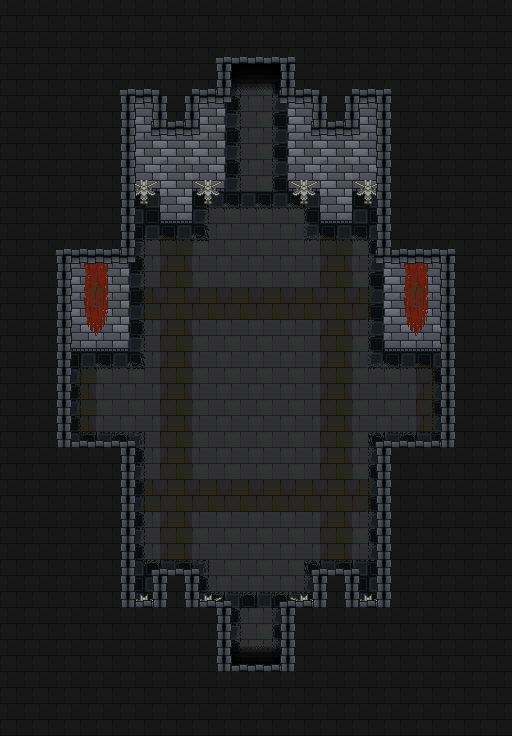

Below is a game level as drawn by its tile map, then a one-line description and the .tmx that defines it (tile-layer data replaced by summaries):
An orthogonal 16x23 tile map with 32x32 px tiles, 10 tile layers (floor1, floor2, floor3, wall1, ...), 1 hidden layer not drawn, 4 tilesets and 38 objects (2x transition, 2x revealDrop, 2x hideDrop, 2x normsword, 2x normrapier, ...).

<map version="1.2" tiledversion="1.2.3" orientation="orthogonal" renderorder="right-down" width="16" height="23" tilewidth="32" tileheight="32" infinite="0" nextlayerid="47" nextobjectid="40">
 <tileset firstgid="1" source="castletileset.tsx" />
 <tileset firstgid="82" source="tileset.tsx" />
 <tileset firstgid="163" source="dungeonFeatures.tsx" />
 <tileset firstgid="263" source="chambertileset.tsx" />
 <layer id="31" name="floor1" width="16" height="23">
  <data>[368 cells, 128 non-empty, 3 distinct tile ids]</data>
 </layer>
 <layer id="32" name="floor2" width="16" height="23">
  <data>[368 cells, 54 non-empty, 4 distinct tile ids]</data>
 </layer>
 <layer id="33" name="floor3" width="16" height="23">
  <data>[368 cells, 20 non-empty, 8 distinct tile ids]</data>
 </layer>
 <layer id="34" name="wall1" width="16" height="23">
  <data>[368 cells, 42 non-empty, 6 distinct tile ids]</data>
 </layer>
 <layer id="35" name="wall2" width="16" height="23">
  <data>[368 cells, 0 non-empty, 0 distinct tile ids]</data>
 </layer>
 <layer id="36" name="wall3" width="16" height="23">
  <data>[368 cells, 20 non-empty, 8 distinct tile ids]</data>
 </layer>
 <layer id="37" name="ceiling1" width="16" height="23">
  <data>[368 cells, 240 non-empty, 7 distinct tile ids]</data>
 </layer>
 <layer id="38" name="ceiling2" width="16" height="23">
  <data>[368 cells, 46 non-empty, 3 distinct tile ids]</data>
 </layer>
 <layer id="39" name="ceiling3" width="16" height="23">
  <data>[368 cells, 84 non-empty, 2 distinct tile ids]</data>
 </layer>
 <layer id="40" name="ceiling4" width="16" height="23">
  <data>[368 cells, 9 non-empty, 2 distinct tile ids]</data>
 </layer>
 <layer id="41" name="dropceil1" width="16" height="23" visible="0">
  <data>[368 cells, 47 non-empty, 3 distinct tile ids]</data>
 </layer>
 <objectgroup id="42" name="blockall" visible="0">
  <object id="1" x="321.153" y="180.003" width="30.4923" height="34.4268" />
  <object id="2" x="288.693" y="64.4273" width="32.4595" height="115.576" />
  <object id="3" x="222.791" y="41.3122" width="65.9027" height="23.1151" />
  <object id="4" x="192.298" y="41.3122" width="30.4923" height="139.183" />
  <object id="5" x="160.33" y="180.495" width="30.4923" height="34.4268" />
  <object id="6" x="129.346" y="95.9032" width="30.9841" height="84.5916" />
  <object id="7" x="63.4437" y="95.9032" width="65.9027" height="243.938" />
  <object id="8" x="42.2958" y="341.809" width="20.6561" height="104.756" />
  <object id="9" x="42.2958" y="446.565" width="86.067" height="162.298" />
  <object id="10" x="128.363" y="608.862" width="31.9677" height="13.7707" />
  <object id="11" x="160.33" y="575.419" width="32.4595" height="47.2139" />
  <object id="12" x="192.79" y="609.846" width="31.9677" height="62.9519" />
  <object id="13" x="224.758" y="672.798" width="62.46" height="19.1806" />
  <object id="14" x="287.218" y="607.879" width="32.4595" height="84.0997" />
  <object id="15" x="319.677" y="574.927" width="32.4595" height="32.9514" />
  <object id="17" x="351.645" y="607.387" width="33.935" height="18.6888" />
  <object id="18" x="385.58" y="447.548" width="62.46" height="178.528" />
  <object id="19" x="448.04" y="341.317" width="28.0332" height="106.231" />
  <object id="20" x="383.613" y="182.462" width="92.4605" height="158.855" />
  <object id="21" x="352.137" y="96.395" width="31.4759" height="86.067" />
 </objectgroup>
 <objectgroup id="43" name="mapinfo">
  <object id="22" name="spawn" x="252.814" y="637.283">
   <point />
  </object>
  <object id="23" name="tran1" type="transition" x="222.188" y="649.505" width="65.9048" height="17.6666">
   <properties>
    <property name="drop" value="tran2" />
    <property name="dx" type="float" value="0" />
    <property name="dy" type="float" value="-15" />
    <property name="map" value="watchtower_1" />
   </properties>
  </object>
  <object id="24" name="dropceil1" type="revealDrop" x="374.95" y="254.697" width="16.9114" height="199.025" />
  <object id="25" name="dropceil1" type="revealDrop" x="117.956" y="252.13" width="16.9114" height="199.025" />
  <object id="26" name="dropceil1" type="hideDrop" x="136.565" y="252.13" width="16.9114" height="199.025" />
  <object id="27" name="dropceil1" type="hideDrop" x="356.021" y="254.697" width="16.9114" height="199.025" />
  <object id="38" name="watchtower" type="world" x="66.6046" y="-40.8222">
   <point />
  </object>
  <object id="39" name="tran2" type="transition" x="223.009" y="65.591" width="65.9048" height="17.6666">
   <properties>
    <property name="drop" value="tran1" />
    <property name="dx" type="float" value="0" />
    <property name="dy" type="float" value="15" />
    <property name="map" value="watchtower_3" />
   </properties>
  </object>
 </objectgroup>
 <objectgroup id="44" name="light">
  <object id="28" x="178.799" y="562.853">
   <properties>
    <property name="blue" type="float" value="0.029999999999999999" />
    <property name="green" type="float" value="0.16" />
    <property name="lightlevel" type="float" value="7" />
    <property name="red" type="float" value="0.070000000000000007" />
   </properties>
   <point />
  </object>
  <object id="29" x="338.442" y="563.766">
   <properties>
    <property name="blue" type="float" value="0.029999999999999999" />
    <property name="green" type="float" value="0.16" />
    <property name="lightlevel" type="float" value="7" />
    <property name="red" type="float" value="0.070000000000000007" />
   </properties>
   <point />
  </object>
  <object id="30" x="174.238" y="401.387">
   <properties>
    <property name="blue" type="float" value="0.029999999999999999" />
    <property name="green" type="float" value="0.16" />
    <property name="lightlevel" type="float" value="7" />
    <property name="red" type="float" value="0.070000000000000007" />
   </properties>
   <point />
  </object>
  <object id="31" x="339.354" y="402.299">
   <properties>
    <property name="blue" type="float" value="0.029999999999999999" />
    <property name="green" type="float" value="0.16" />
    <property name="lightlevel" type="float" value="7" />
    <property name="red" type="float" value="0.070000000000000007" />
   </properties>
   <point />
  </object>
  <object id="32" x="337.53" y="260.901">
   <properties>
    <property name="blue" type="float" value="0.029999999999999999" />
    <property name="green" type="float" value="0.16" />
    <property name="lightlevel" type="float" value="7" />
    <property name="red" type="float" value="0.070000000000000007" />
   </properties>
   <point />
  </object>
  <object id="33" x="176.975" y="262.726">
   <properties>
    <property name="blue" type="float" value="0.029999999999999999" />
    <property name="green" type="float" value="0.16" />
    <property name="lightlevel" type="float" value="7" />
    <property name="red" type="float" value="0.070000000000000007" />
   </properties>
   <point />
  </object>
 </objectgroup>
 <objectgroup id="46" name="enemy" visible="0">
  <object id="34" name="watchtower_2_1" type="normsword" x="406.131" y="355.473">
   <properties>
    <property name="dir" value="west" />
   </properties>
   <point />
  </object>
  <object id="35" name="watchtower_2_2" type="normsword" x="103.481" y="344.648">
   <properties>
    <property name="dir" value="east" />
   </properties>
   <point />
  </object>
  <object id="36" name="watchtower_2_3" type="normrapier" x="103.048" y="397.904">
   <properties>
    <property name="dir" value="east" />
   </properties>
   <point />
  </object>
  <object id="37" name="watchtower_2_4" type="normrapier" x="407.43" y="408.296">
   <properties>
    <property name="dir" value="west" />
   </properties>
   <point />
  </object>
 </objectgroup>
</map>
